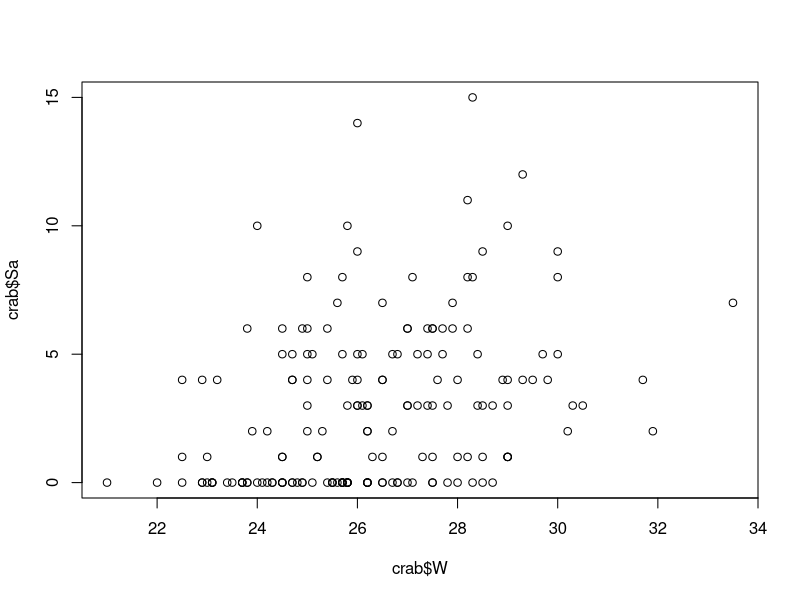
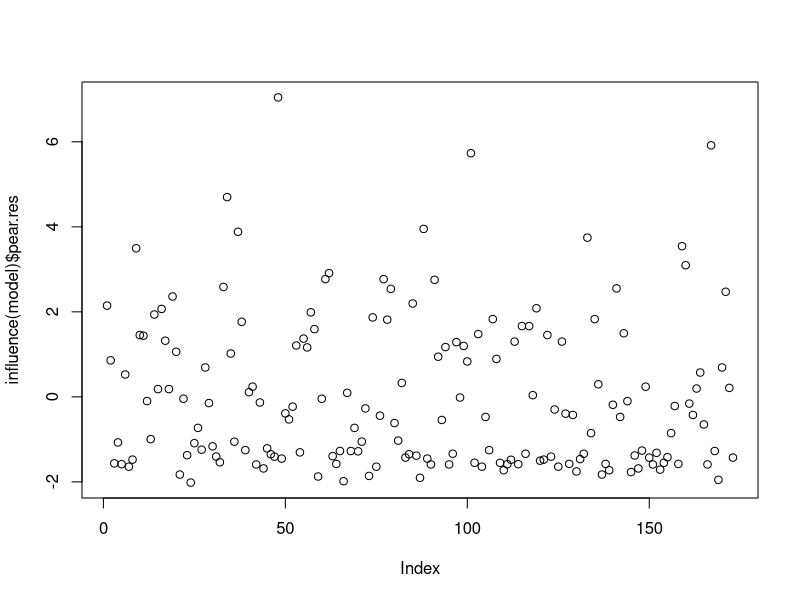
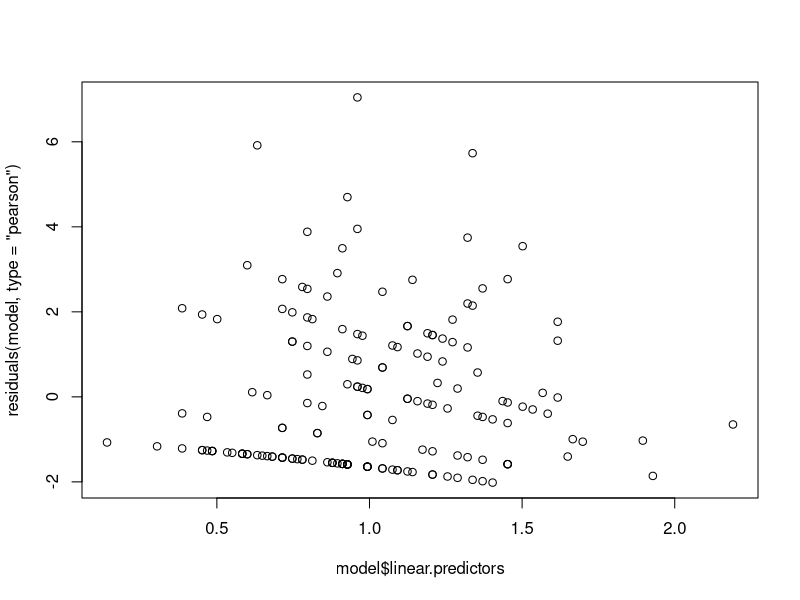
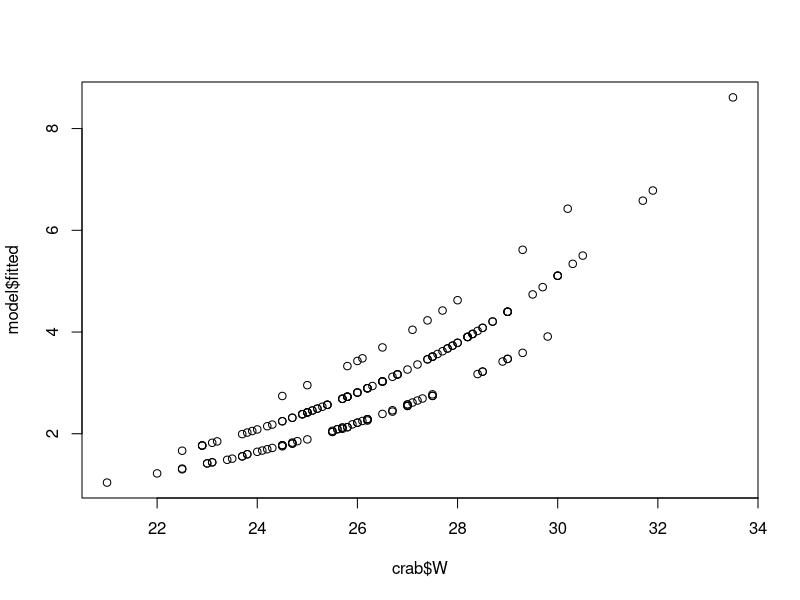
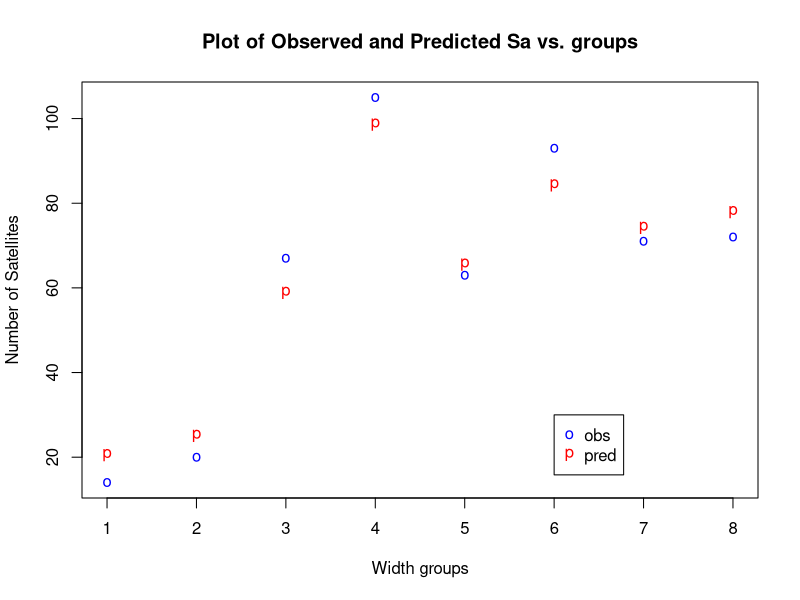
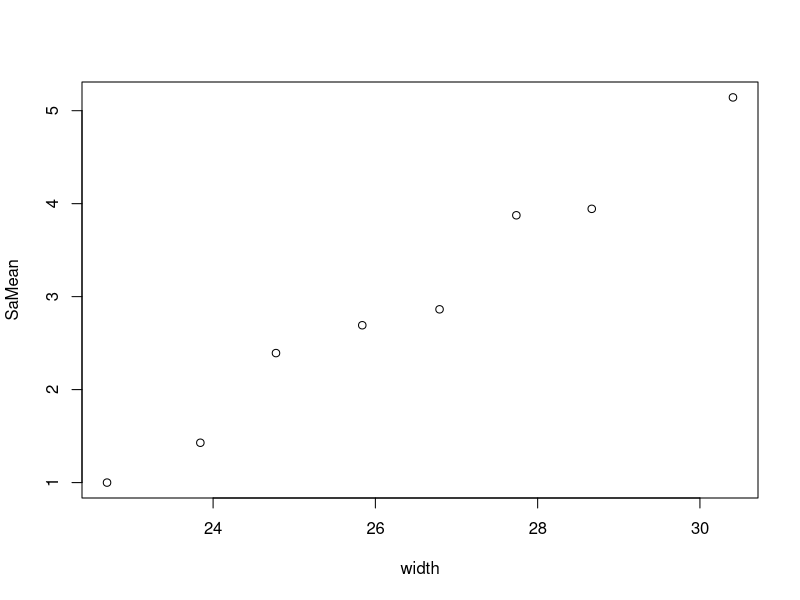

These figures' R source, in order:
#### R code for Crab example
####Poisson Regression Model for Count Data

crab=read.table("data/crab.txt")
colnames(crab)=c("Obs","C","S","W","Wt","Sa")

#### to remove the column labeled "Obs"

crab=crab[,-1]

#### the following code corresponds to crab.SAS-crab1.SAS

#### Fitting the intercept only model 
#### This model implies the expected number of satellites 
#### per each crab is the same
#### in this case: E(Sa)=2.919=exp(1.0713)

model=glm(crab$Sa~1, family=poisson(link=log))
summary(model)
model$fitted

#### Poisson Regression of Sa on W

model=glm(crab$Sa~1+crab$W,family=poisson(link=log))
summary(model)
anova(model)

#### to get the predicted count for each observation: 
#### e.g. for the first observation E(y1)=3.810

print=data.frame(crab,pred=model$fitted)
print

#### note the linear predictor values
#### e.g., for the first observation, exp(1.3378)=3.810

model$linear.predictors
exp(model$linear.predictors)

rstandard(model)

#### Interpretation of the slope which is statistically significant here
#### e.g., exp(0.1640)=1.18
#### as the width increases by one unit, the number of satilies will 
#### increase (positive sign of the coef), 
#### it will be multiplied by 1.18
#### e.g., for W=26 and W=25, first for all values
#### then for specific rows

model$fitted[crab$W==26]/model$fitted[crab$W==25]

model$fitted[2]/model$fitted[6]

#### Based on the residual deviance the model does NOT fit well
#### e.g., 567.88/171 = 3.3209

1-pchisq(model$deviance, model$df.residual)

#### creating a scatter plot of Sa vs. W

plot(crab$W,crab$Sa)
identify(crab$W, crab$Sa) 

#### click on the plot to identify individual values
#### identified on the screen and the plot, \#48,101,165

#### Diagnostics measures (like in logistic regression)
#### But these work for ungrouped data too, 
#### as long as there is a variable with counts
#### You can do many more but here are a few indicating a lack of fit

influence(model)
plot(influence(model)$pear.res)
plot(model$linear.predictors, residuals(model, type="pearson"))

#### To predict a new value

newdt=data.frame(W=26.3)
predict.glm(model, type="response", newdata=newdt)


#### Let's assume for now that we do not have other covariates
#### and we will adjust for overdispersion 
#### first look at the sample mean and variances 
## e.g., tapply(crab$Sa, crab$W,function(x)c(mean=mean(x),variance=var(x)))

#### To estimate dispersion parameter
#### Do it on your own by X2/df & use summary.glm() (see log. reg notes)
#### Use DISMOD package (see log.reg notes)
#### Use quasipoisson family 

model.disp=glm(crab$Sa~crab$W, family=quasipoisson(link=log), data=crab)
summary.glm(model.disp)
summary.glm(model.disp)$dispersion


#### Fit a negative binomial model
#### the dispersion parameter is THETA
#### Here are two different ways, both must use library(MASS) 
#### In the first one, we fix theta to be 1.0
#### In the second one we let glm.nb() to estimate it

library(MASS)
nb.fit=glm(Sa~W, data=crab, family=negative.binomial(theta=1, link="identity"), start=model$coef)
summary(nb.fit)

nb.fit1=glm.nb(Sa~W, data=crab, init.theta=1, link=identity, start=model$coef)
summary(nb.fit1)

#### Adding a categorical predictor
#### This corresponds with crab2.SAS
#### make sure C is a factor

is.factor(crab$C)
crab$C=as.factor(crab$C)
model=glm(Sa~W+C,family=poisson(link=log), data=crab)
summary(model)
anova(model)
print=data.frame(crab,pred=model$fitted)
print

#### to get the same order as you do in SAS

contrasts(crab$C)=contr.SAS(levels(crab$C))
model=glm(Sa~W+C,family=poisson(link=log),data=crab)
summary(model)
anova(model)

#### to get back to the default level

contrasts(crab$C)=contr.treatment(levels(crab$C),base=1)

#### Or you can explicilty code the levels to correspond to SAS
#### Notice that change from C1 to C4 in a number of SA is significant 
#### exp(0.447)=1.54, pvalue=0.0324
#### but if you adjust for overdispersion it's not significant

Sa=crab$Sa
W=crab$W
C1=1*(crab$C==1)
C2=1*(crab$C==2)
C3=1*(crab$C==3)
model=glm(Sa~W+C1+C2+C3,family=poisson(link=log))
summary(model)
anova(model)
print=data.frame(crab,pred=model$fitted)
print

plot(crab$W, model$fitted)

model.disp=glm(Sa~W+C1+C2+C3, family=quasipoisson(link=log))
summary.glm(model.disp)
summary.glm(model.disp)$dispersion
anova(model.disp)

#### Treat Color as a numeric predictor 
#### This corresponds to crab3.SAS

Sa=crab$Sa
W=crab$W
C=as.numeric(crab$C)
model=glm(Sa~W+C,family=poisson(link=log))
summary(model)
anova(model)
print=data.frame(crab,pred=model$fitted)
print

newdt=data.frame(W=0,C=1)
predict.glm(model, type="response", newdata=newdt)

#### This corresponds to to crab5.SAS

width=c(22.69,23.84,24.77, 25.84,26.79,27.74,28.67,30.41)
cases=c(14,14,28,39,22,24,18,14)
SaTotal=c(14,20,67,105,63,93,71,72)
lcases=log(cases)
CrabGrp=data.frame(width,cases,SaTotal,lcases)
model=glm(SaTotal~width,offset=lcases,family=poisson(link=log))
residuals(model)
summary(model)
anova(model)
print=data.frame(CrabGrp,pred=model$fitted)
print

#### create a plot of the results

plot(SaTotal, pch="o", col="blue", main="Plot of Observed and Predicted Sa vs. groups", 
     xlab="Width groups", ylab="Number of Satellites")
points(model$fitted, pch="p", col="red")
legend(6,30,c("obs","pred"), pch=c("o","p"), col=c("blue","red"))

model=glm(SaTotal~width,offset=lcases,family=poisson(link=identity))
residuals(model)

#### if you wanted to aggregate from the original data
#### create W as a factor variable with 8 levels

W.fac=cut(crab$W, breaks=c(0,seq(23.25, 29.25),Inf))
numcases=table(W.fac)

#### now compute sample means for Width variable by the cuts
#### and total number of Sa cases

width=aggregate(crab$W, by=list(W=W.fac),mean)$x
width
SaMean=aggregate(crab$Sa, by=list(W=W.fac),mean)$x
SaMean
plot(width,SaMean)
SaTotal=aggregate(crab$Sa, by=list(W=W.fac),sum)$x
SaTotal
lcases=log(numcases)
lcases
